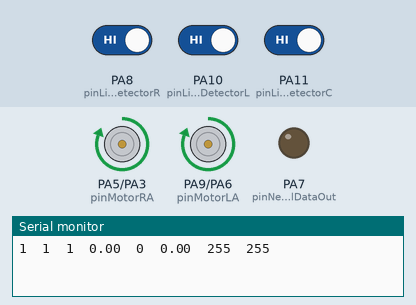
Recording of a sketch running on a simulated STM32 Blue Pill. Parts: motor-driver pin pairs drawn as motors (green arrow = first pin HIGH = forward, orange = second pin HIGH = backward, longer = more drive), output pins drawn as LEDs (lit = HIGH), the last lines printed to the serial monitor. The inputs (shaded band) are chosen by the test bench; at power-on: PA8 (pinLineDetectorR) HIGH, PA10 (pinLineDetectorL) HIGH, PA11 (pinLineDetectorC) HIGH.

Above: at 1.2 s.
1.3 s: PA8 (pinLineDetectorR) driven LOW
At 2.6 s:
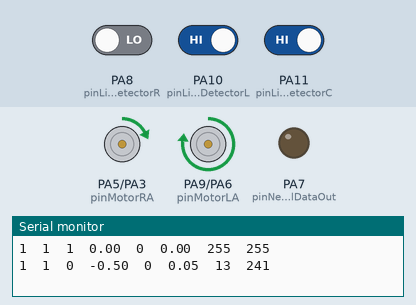
4.3 s: PA10 (pinLineDetectorL) driven LOW
At 5.5 s:
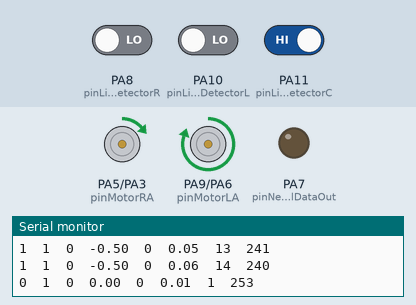
5.8 s: PA8 (pinLineDetectorR) driven HIGH
At 6.9 s:
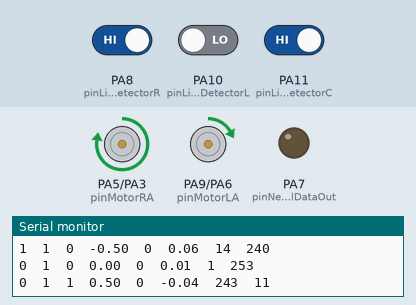
8.8 s: PA8 (pinLineDetectorR) driven LOW
At 9.2 s:
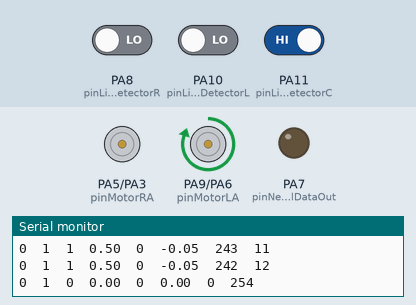
10.3 s: PA10 (pinLineDetectorL) driven HIGH
At 10.52 s:
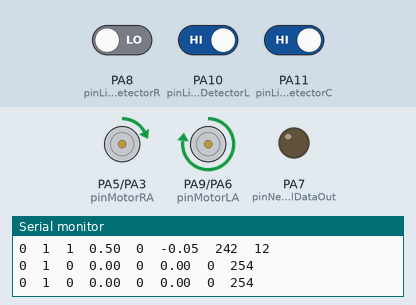
13.3 s: PA11 (pinLineDetectorC) driven LOW
Timing chart, 0 to 46.6 s (numbered marks = the images above; inputs shaded):
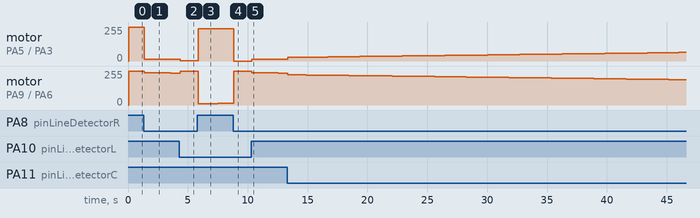

The sketch:

LineFollower.ino
```cpp
/*
  Line Follower
  12/06/2020
  Aaron Oliver-Taylor


  Pin Mapping
  Microcontroller    Description
  D00         UART TX
  D01         UART RX
  D02
  D03~        HBRIDGE_IN4 (RB)
  D04
  D05~        HBRIDGE_IN3 (RA)
  D06~        HBRIDGE_IN2 (LB)
  D07         NEOPIXEL_DATA_IN
  D08
  D09~        HBRIDGE_IN1 (LA)
  D10~        LINE_DETECTOR_L
  D11~        LINE_DETECTOR_C
  D12         LINE_DETECTOR_R
  D13

  A0
  A1
  A2
  A3
  A5

 */

#include <Adafruit_NeoPixel.h>
#include "PidController.h"

#define MOTOR_FORWARD 0
#define MOTOR_REVERSE 1
#define MODE_NORMAL 0
#define MODE_NOSIGNAL 1
#define HEADING_UNKNOWN 999
#define MOTOR_MAXSPEED 255
#define MOTOR_MINSPEED 32

uint8_t pinMotorRA = 5;
uint8_t pinMotorRB = 3;
uint8_t pinMotorLA = 9;
uint8_t pinMotorLB = 6;
uint8_t pinLineDetectorL = 10;
uint8_t pinLineDetectorC = 11;
uint8_t pinLineDetectorR = 8;
uint8_t pinNeoPixelDataOut = 7;

uint8_t motorSpeedR = MOTOR_MAXSPEED;
uint8_t motorSpeedL = MOTOR_MAXSPEED;
uint8_t motorDirectionR = MOTOR_FORWARD;
uint8_t motorDirectionL = MOTOR_FORWARD;


uint8_t lineSensorL = 0;
uint8_t lineSensorC = 0;
uint8_t lineSensorR = 0;

uint8_t numNeoPixels = 12;
Adafruit_NeoPixel pixels = Adafruit_NeoPixel(numNeoPixels, pinNeoPixelDataOut, NEO_GRB + NEO_KHZ800);

uint32_t tSerial = 0;
uint16_t serialUpdatePeriod = 1000;

uint32_t tMotorControl = 0;
uint16_t motorControlUpdatePeriod = 50;

uint32_t tLineSensorSample = 0;
uint16_t lineSensorSamplePeriod = 50;

uint32_t tNoSignal = 0;
bool doNoSignalTimer = false;
uint16_t noSignalTimeout = 1000;

uint32_t tSpiral = 0;
uint16_t spiralIncrementPeriod = 500;

uint32_t tPid = 0;
uint16_t pidUpdatePeriod = 50;

float kp = 0.1;
float ki = 0.0001;
float kd = 0.001;
float setpoint = 0;
float heading = 0;
float pidOutput = 0;

PidController headingPid(kp, ki, kd, setpoint, lineSensorSamplePeriod);

uint8_t mode = MODE_NORMAL;

uint16_t hue = 0;
uint8_t saturation = 255;
uint8_t value = 10;

float speedFraction;


void setup() {
  // put your setup code here, to run once:
  pinMode(pinMotorRA, OUTPUT);
  pinMode(pinMotorRB, OUTPUT);
  pinMode(pinMotorLA, OUTPUT);
  pinMode(pinMotorLB, OUTPUT);
  pinMode(pinNeoPixelDataOut, OUTPUT);
  pinMode(pinLineDetectorL, INPUT_PULLUP);
  pinMode(pinLineDetectorC, INPUT_PULLUP);
  pinMode(pinLineDetectorR, INPUT_PULLUP);
  digitalWrite(pinMotorRA, LOW);
  digitalWrite(pinMotorRB, LOW);
  digitalWrite(pinMotorLA, LOW);
  digitalWrite(pinMotorLB, LOW);

  headingPid.SetOutputLimits(-1.0, 1.0);
  Serial.begin(115200);
  tSerial = millis();
  tMotorControl = millis();
  tLineSensorSample = millis();
  speedFraction = (MOTOR_MAXSPEED - MOTOR_MINSPEED)/MOTOR_MAXSPEED;
}

void loop() {
  /* control the motors */
  if (millis() > tMotorControl + motorControlUpdatePeriod){
    tMotorControl += motorControlUpdatePeriod;
    driveMotor(pinMotorRA, pinMotorRB, motorDirectionR,  motorSpeedR);
    driveMotor(pinMotorLA, pinMotorLB, motorDirectionL,  motorSpeedL);

    uint32_t rgbcolor = pixels.ColorHSV(hue, saturation, value);

    for (uint8_t i = 0; i < numNeoPixels; i++){
      pixels.setPixelColor(i, rgbcolor);
    }
    pixels.show();
    hue = hue += 64;


  }

  /* sample the line detector array */
  if (millis() > tLineSensorSample + lineSensorSamplePeriod){
    tLineSensorSample += lineSensorSamplePeriod;
    heading = doHeading();
  }


  switch(mode){
    /* a line is detected, use PID to control heading */
    case MODE_NORMAL:
      if (millis() > tPid + pidUpdatePeriod){
        if (heading != HEADING_UNKNOWN){
          doNoSignalTimer = false;
          pidOutput = headingPid.AddSample(heading);
          float speedMult = abs(pidOutput);
          if (pidOutput < 0){
            motorSpeedR = (1- speedMult)*MOTOR_MAXSPEED;
            motorSpeedL = (speedMult)*MOTOR_MAXSPEED;
          }else if (pidOutput > 0){
            motorSpeedL = (1- speedMult)*MOTOR_MAXSPEED;
            motorSpeedR = (speedMult)*MOTOR_MAXSPEED;
          }
        }
      }

      if(heading == HEADING_UNKNOWN){
        if(doNoSignalTimer == false){
          tNoSignal = millis();
          //doNoSignalTimer = true;
        }
      }

      if (doNoSignalTimer == true){
        if (millis() > tNoSignal + noSignalTimeout){
          mode = MODE_NOSIGNAL;
          motorSpeedL = 0;
          motorSpeedR = 255;
          tSpiral = millis();
        }
      }

      break;
    /* no line detected  move robot in anti-clockwise spiral */
    case MODE_NOSIGNAL:
      if (millis() > tSpiral + spiralIncrementPeriod){
        tSpiral += spiralIncrementPeriod;
        motorSpeedL += 5;
      }

      if (heading != HEADING_UNKNOWN){
        mode = MODE_NORMAL;
      }

      break;

    default:
      break;
  }


  if (millis() > tSerial + serialUpdatePeriod){
    tSerial += serialUpdatePeriod;
    Serial.print(digitalRead(pinLineDetectorL));
    Serial.print('\t');
    Serial.print(digitalRead(pinLineDetectorC));
    Serial.print('\t');
    Serial.print(digitalRead(pinLineDetectorR));
    Serial.print('\t');
    Serial.print(heading);
    Serial.print('\t');
    Serial.print(mode);
    Serial.print('\t');
    Serial.print(pidOutput);
    Serial.print('\t');
    Serial.print(motorSpeedR);
    Serial.print('\t');
    Serial.print(motorSpeedL);
    Serial.println();
  }

}

void driveMotor(uint8_t pinA, uint8_t pinB, uint8_t direction, uint8_t speed){
  if (direction == MOTOR_FORWARD){
      digitalWrite(pinB, LOW);
      analogWrite(pinA, speed);
  }else if (direction == MOTOR_REVERSE){
     digitalWrite(pinA, LOW);
    analogWrite(pinB, speed);
  }
}

float doHeading(void){
  lineSensorL = digitalRead(pinLineDetectorL);
  lineSensorC = digitalRead(pinLineDetectorC);
  lineSensorR = digitalRead(pinLineDetectorR);
  if(lineSensorL == 1 && lineSensorC == 0 && lineSensorR == 0){
    heading = -1;

  }else if (lineSensorL == 1 && lineSensorC == 1 && lineSensorR == 0){
    heading = -0.5;

  }else if (lineSensorL == 0 && lineSensorC == 1 && lineSensorR == 0){
    heading = 0;

  }else if (lineSensorL == 0 && lineSensorC == 1 && lineSensorR == 1){
    heading = 0.5;

  }else if (lineSensorL == 0 && lineSensorC == 0 && lineSensorR == 1){
    heading = 1;

  }else if (lineSensorL == 0 && lineSensorC == 0 && lineSensorR == 0){
    if (doNoSignalTimer == false){
      heading = HEADING_UNKNOWN;
    }
  }
  return heading;
}
```

PidController.cpp
```cpp
// (licence header left out)
#if ARDUINO >= 100
#include "Arduino.h"
#elif __arm__
#include <stm32f3xx.h>
#else
#include <stdint.h>
#endif

#include "PidController.h"


PidController::PidController(float kp, float ki, float kd, float setPoint,
                             uint16_t timeBetweenSamplesMs){
    // Set the PID coefficients based on the time between samples
    m_timeBetweenSamplesSeconds = (float)timeBetweenSamplesMs / 1000.0;
    SetPidValues(kp, ki, kd);
    m_setPoint = setPoint;
    m_outputMin = 0.;
    m_outputMax = 1e99;
    m_previousSample = 0.0;
    m_first = true;
}

void PidController::SetPidValues(float kp, float ki, float kd) {
    if (kp<0. || ki<0. || kd<0.)
        return;
    m_kpCoefficient = kp;
    m_kiCoefficient = ki * m_timeBetweenSamplesSeconds;
    m_kdCoefficient = kd / m_timeBetweenSamplesSeconds;
    m_integralTerm = 0.;
}

void PidController::SetOutputLimits(float min, float max) {
    if ( min < max){
        m_outputMin = min;
        m_outputMax = max;
    }
}
void PidController::SetSetPoint(float setPoint){
    m_setPoint = setPoint;
    m_integralTerm = 0.;
}

float PidController::AddSample(float sample) {
    float error = m_setPoint - sample;
    m_integralTerm += m_kiCoefficient * error;
    // Clip integral term within min-max bounds
    m_integralTerm = m_integralTerm > m_outputMax ? m_outputMax :
                     m_integralTerm < m_outputMin ? m_outputMin : m_integralTerm;


    float d_term = m_kdCoefficient * (m_previousSample - sample);

    float output = 0;

    // If is not set don't use the derivative term
    if (m_first){
        output = m_kpCoefficient * error + m_integralTerm;
        m_first = false;
    }
    else {
        output = m_kpCoefficient * error + m_integralTerm
                 + m_kdCoefficient * (m_previousSample - sample);
    }

    // Clip output within min-max bounds
    output = output > m_outputMax ? m_outputMax :
             output < m_outputMin ? m_outputMin : output;

    m_previousSample = sample;
    return output;
}
```

PidController.h
```cpp
// (licence header left out)
#ifndef _PIDCONTROLLER_H
#define _PIDCONTROLLER_H


class PidController {

public:
    /* Constructor.
     * kp, ki, kd - the required PID parameters
     * setPoint - the required set point
     * timeBetweenSamplesMs - the time (in ms) between each sample passed to the object */
    PidController(float kp, float ki, float kd, float setPoint, uint16_t timeBetweenSamplesMs);
    void SetOutputLimits(float min, float max);
    void SetPidValues(float kp, float ki, float kd);
    void SetSetPoint(float setPoint);
    void SetIntegralTerm(float i) {m_integralTerm = i;}
    float AddSample(float sample);

    float GetKp() const{return m_kpCoefficient;}
    float GetKi() const{return m_kiCoefficient;}
    float GetKd() const{return m_kdCoefficient;}
    float GetSetPoint() const{return m_setPoint;}

    float GetIntegralTerm() const{return m_integralTerm;}

private:
    float m_outputMin, m_outputMax; // Min-max bounds for output - will be clipped to these
    float m_kpCoefficient, m_kiCoefficient, m_kdCoefficient; // Coefficient for PID calculations
    float m_setPoint; // The desired set point
    float m_integralTerm; // The PID integral term (sums whilst running)
    float m_previousSample; // The previous input sample value (used to compute derivative)
    float m_timeBetweenSamplesSeconds; // The time (in seconds) between samples
    bool m_first; // The first time the tuner has been called
};


#endif // _PIDCONTROLLER_H
```

Measured:
- after the input at 1.3 s, motor on PA5 (pinMotorRA) / PA3 (pinMotorRB): forward 255/255 → forward 12/255 after 0.05 s, → forward 13/255 0.40 s later, → forward 14/255 1.8 s later; motor on PA9 (pinMotorLA) / PA6 (pinMotorLB): forward 255/255 → forward 242/255 after 0.05 s, → forward 241/255 0.40 s later, → forward 240/255 1.8 s later
- after the input at 4.3 s, motor on PA5 (pinMotorRA) / PA3 (pinMotorRB): forward 14/255 → forward 1/255 after 0.05 s; motor on PA9 (pinMotorLA) / PA6 (pinMotorLB): forward 240/255 → forward 253/255 after 0.05 s
- after the input at 5.8 s, motor on PA5 (pinMotorRA) / PA3 (pinMotorRB): forward 1/255 → forward 243/255 after 0.05 s, → forward 242/255 1.7 s later; motor on PA9 (pinMotorLA) / PA6 (pinMotorLB): forward 253/255 → forward 11/255 after 0.05 s, → forward 12/255 1.7 s later
- after the input at 8.8 s, motor on PA5 (pinMotorRA) / PA3 (pinMotorRB): forward 242/255 → stopped after 0.05 s; motor on PA9 (pinMotorLA) / PA6 (pinMotorLB): forward 12/255 → forward 254/255 after 0.05 s
- after the input at 10.3 s, motor on PA5 (pinMotorRA) / PA3 (pinMotorRB): stopped → forward 12/255 after 0.05 s, → forward 13/255 0.35 s later, → forward 14/255 1.8 s later; motor on PA9 (pinMotorLA) / PA6 (pinMotorLB): forward 254/255 → forward 242/255 after 0.05 s, → forward 241/255 0.35 s later, → forward 240/255 1.8 s later
